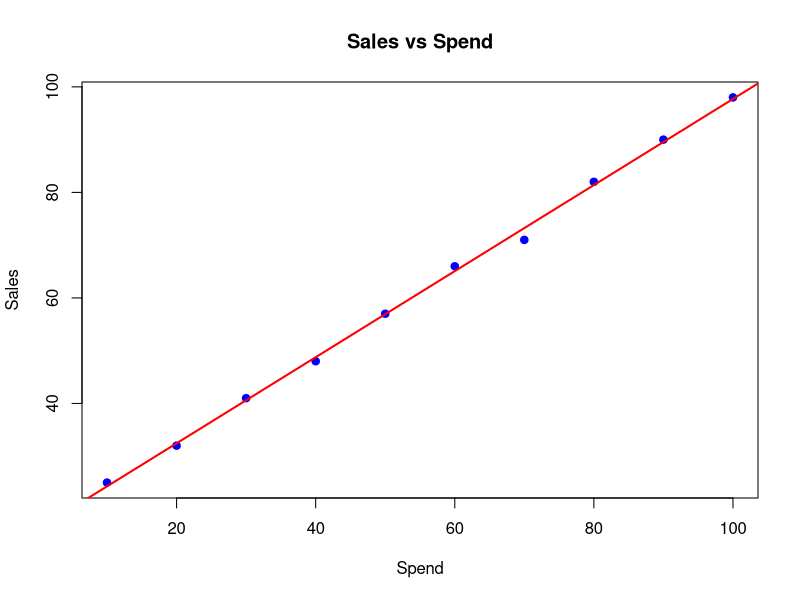

R code for this plot:
# ======================================================================
# ITA04 STATISTICS WITH R PROGRAMMING - LAB EXPERIMENT 19
# SIMPLE LINEAR REGRESSION (SALES ~ SPEND)
# ======================================================================
#
# AIM:
#   To build a simple regression model on an advertising dataset (Sales ~ Spend) and predict Sales.
#
# PSEUDOCODE:
#   1. Start
#   2. Create advertising data frame with Spend and Sales
#   3. Build model using lm(Sales ~ Spend)
#   4. Display model summary (coefficients, R-squared)
#   5. Predict Sales for new Spend value using predict()
#   6. Plot data with regression line
#   7. Stop
#
# SAMPLE INPUT:
#   Spend = 10,20,30,40,50,60,70,80,90,100 | Sales = 25,32,41,48,57,66,71,82,90,98 | New Spend = 120
#
# SAMPLE OUTPUT:
#
#   Call:
#   lm(formula = Sales ~ Spend, data = advertising)
#
#   Residuals:
#       Min      1Q  Median      3Q     Max 
#   -2.2364 -0.3167  0.3424  0.5667  0.9212 
#
#   Coefficients:
#               Estimate Std. Error t value Pr(>|t|)    
#   (Intercept) 16.13333    0.68106   23.69 1.07e-08 ***
#   Spend        0.81576    0.01098   74.32 1.20e-12 ***
#   ---
#   Signif. codes:  0 ‘***’ 0.001 ‘**’ 0.01 ‘*’ 0.05 ‘.’ 0.1 ‘ ’ 1
#
#   Residual standard error: 0.997 on 8 degrees of freedom
#   Multiple R-squared:  0.9986,	Adjusted R-squared:  0.9984 
#   F-statistic:  5524 on 1 and 8 DF,  p-value: 1.197e-12
#
#
#   Coefficients:
#   (Intercept)       Spend 
#    16.1333333   0.8157576 
#
#   Predicted Sales for Spend = 120 : 114.02
#
# ======================================================================
# PROGRAM
# ======================================================================

advertising <- data.frame(
  Spend = c(10, 20, 30, 40, 50, 60, 70, 80, 90, 100),
  Sales = c(25, 32, 41, 48, 57, 66, 71, 82, 90, 98)
)

model <- lm(Sales ~ Spend, data = advertising)
print(summary(model))

cat("\nCoefficients:\n")
print(coef(model))

new_data <- data.frame(Spend = 120)
pred <- predict(model, new_data)
cat("\nPredicted Sales for Spend = 120 :", round(pred, 2), "\n")

plot(advertising$Spend, advertising$Sales, pch = 19, col = "blue",
     main = "Sales vs Spend", xlab = "Spend", ylab = "Sales")
abline(model, col = "red", lwd = 2)

# ======================================================================
# RESULT:
#   A regression model was built, Sales for Spend = 120 was predicted and the fitted line was plotted successfully.
# ======================================================================
